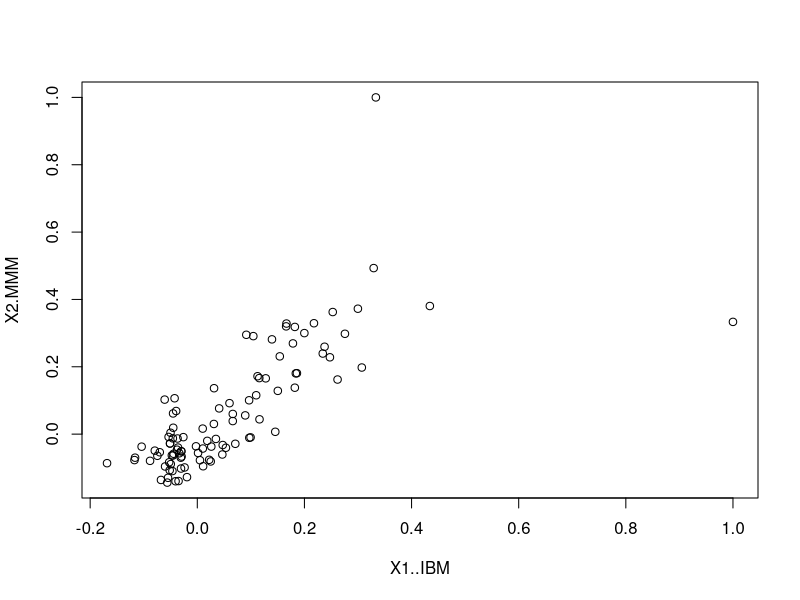
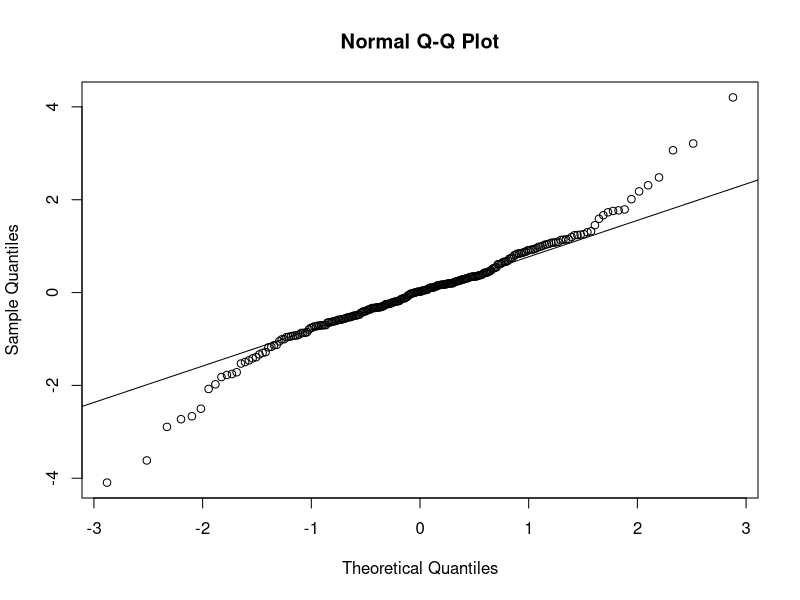
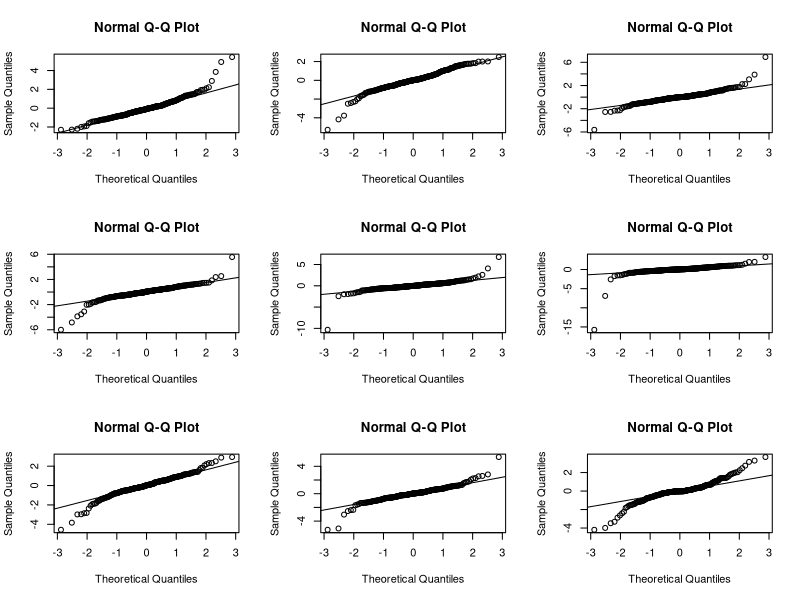

Write R code to recreate these figures, in order.

library(MASS)

data = read.csv('Project_data.csv')
data = na.omit(data)
data[1:15,]
dim(data)
part1 = data

# In the question, the return is 0.016, as this is the annual return
# To get the daily return, divide it by 360.

rf <- 0.016/360

JenIndex = c()
pvalue   = c()
part1t <- part1 - rf

StockName= c()
JenIndex = c()
pvalue   = c()
part1t <- part1 - rf

Market = part1t[,1]

for (i in 2:101) {
    lm.par1 <- lm(part1t[,i] ~ Market)
    s <- summary(lm.par1)
    tp <- s$coefficients[1,3]
    StockName=c(StockName, colnames(part1t)[i])
    JenIndex =c(JenIndex, round(s$coefficients[1,1][[1]],8))
    pvalue <- c( pvalue,round(pt(tp, df = 249,lower.tail = FALSE),8))
}

library(plyr)
result = data.frame(cbind(StockName, JenIndex, pvalue))
# class(result)
result = arrange(result, pvalue)
result[, 2] <- as.numeric(as.character( result[, 2] ))
result[, 3] <- as.numeric(as.character( result[, 3] ))
result[1:15,]

m = length(pvalue)
alpha = 0.05
P <- c()
for (k in 1:m) {
  P[k]<- round(alpha/(m+1-k),8)
}

result['P'] = P
result['LessEqP'] = pvalue <= P
result[1:15,]

spvalue = result$pvalue

# Holm's step-down procedure

StepDown = rep("Accept", m)

for (k in 1:m) {
    if (spvalue[k] > alpha/(m+1-k)) {
        break
    }
    StepDown[k] = 'Reject'
}

StepDown

# Hochberg's step-up procedure
StepUp <- rep("Reject", m)
for (k in m:1) {
    if (spvalue[k]<= alpha/(m+1-k)) {
        break
    }
    StepUp[k] = 'Accept'
}

StepUp

result$StepDown = StepDown
result$StepUp   = StepUp
result[1:15,]

write.csv(result, 'result_Normal.csv')

cormat <- cor(part1t[,-1])

# number of |correlation| > 0.7
(sum(abs(cormat)>0.7)-100)/2

# number of |correlation| > 0.6
(sum(abs(cormat)>0.6)-100)/2

# number of |correlation| > 0.5
(sum(abs(cormat)>0.5)-100)/2

# number of |correlation| > 0.4
(sum(abs(cormat)>0.4)-100)/2

plot(cormat)

#***********************
#     SOURCE CODE      #
#***********************

Ffun = function(a, b, mu, si, x){
    xs = (x - mu)/si
    as = (a - mu)/si
    bs = (b - mu)/si
    
    f = function(y) (1/y-1/y^3+3/y^5-15/y^7);
    
    if (as > 4 & bs > 4){
        F = 1 - (exp((as^2-bs^2)/2)*f(bs) - exp((as^2-xs^2)/2)*f(xs))/(exp((as^2-bs^2)/2)*f(bs) - f(as))
    }
    else if (as < -4 & bs < -4){
        F = ( exp((bs^2-xs^2)/2)*f(-xs) - exp((bs^2-as^2)/2)*f(-as))/( f(-bs)-exp((bs^2-as^2)/2)*f(-as))
    }
    else{
        denom = pnorm(bs)-pnorm(as)
        if (denom < 0.00001){
            F <- (xs-as)/(bs-as)
        }
        else{
            F <- (pnorm(xs)-pnorm(as))/denom
        }
    }
    return(F)
}



GetTaylerPValue <- function(Zs, Sigma, u, v, Gamma){
    
    # calculate rho
    tmp = Sigma%*%v
    A = v%*%tmp
    rho = (Gamma%*%tmp)/A[1,1]
    
    # calculate Vs in order to find Vup, Vlo
    Vs = (u- (Gamma%*%Zs) + rho*sum(v*Zs))/rho
    if (sum(rho<0)==0){
        Vup <- Inf
    } 
    else{
        Vup <- min(Vs[rho<0])
    }
    
    if (sum(rho>0)==0){
        Vlo <- -Inf
    } 
    else {
        Vlo <- max(Vs[rho>0])
    }
    # here we have Vlo, Vup, v, 
    a  = Vlo
    b  = Vup
    mu = 0
    si = A[1,1]
    x  = sum(v*Zs)
    p_tmp = Ffun(a, b, mu, si, x)
    
    p_tayler = 1- p_tmp
    #p_tayler = p_tmp
    return(p_tayler)
}


# Zs is normal distributed, transformed from p-value, well sorted
# must be sorted before taken as the input
# under Zs ~ N(theta, Sigma)
# here we need to test theta, so, don't take it as the input

Taylor <- function(Zs, Sigma){
    # length of Zs
    # Zs = sort(rnorm(100), decreasing = T)
    len = length(Zs)
    
    alpha = 0.05
    Z_alpha = qnorm(alpha, lower.tail = F)
    
    # the number that bigger than the desired value
    rlen = sum(Zs >= Z_alpha )
    
    # Get Gamma Matrix
    Gamma = rep(1,len)
    Gamma = diag(Gamma)
    Gamma = Gamma[1:rlen,]
    
    # Get u vector 
    u = rep(Z_alpha, rlen) 
    
    Taylor_PValues <- rep(0,rlen)
    for (idx in 1:rlen){
        v = rep(0,len)
        v[idx] = 1
        Taylor_PValues[idx] = GetTaylerPValue(Zs, Sigma, u, v, Gamma)
    }
    return(sort(Taylor_PValues))
}




result = result[,c(1,2,3)]
result[1:15,]

Zs = qnorm(result$pvalue, lower.tail = F)
result$Zs = Zs
result_Taylor = result[result$Zs >= qnorm(alpha, lower.tail = F), ]
result_Taylor

# resampling to find covariance matrix of z
Z <- c()
x <- part1t[,1]
n <- length(x)
numBoot = 200
for (i in 2:101) {
    y<-part1t[,i]
    l <- lm(y~x)
    epshat <- residuals(l)
    z<-c()
    for (b in 1:numBoot) {
        y.b <- predict(l) + sample(epshat,n,replace = T)
        lb <- lm(y.b~x)
        s <- summary(lb)
        tp <- s$coefficients[1,3]
        pvalue <- pt(tp,df=249,lower.tail = FALSE)
        z[b] <- qnorm(pvalue,lower.tail = F)
    }
    Z<-cbind(Z,z)
}

dim(Z)

Zs = Zs[Zs!=-Inf]

#Sigma = diag(length(Zs))
Sigma <- cov(Z)
dim(Sigma)

taylor_pvalue = Taylor(Zs, Sigma)
taylor_pvalue

m = length(taylor_pvalue)
alpha = 0.05
taylor_P <- c()
for (k in 1:m) {
  taylor_P[k]<- alpha/(m+1-k)
}

taylor_P

result_Taylor$taylor_pvalue = taylor_pvalue
result_Taylor = arrange(result_Taylor, taylor_pvalue)
result_Taylor[, 5]  <- as.numeric(as.character( result_Taylor[, 5] ))
result_Taylor$taylor_P = taylor_P
result_Taylor$LessEqP = taylor_pvalue <= taylor_P
result_Taylor

spvalue = result_Taylor$taylor_pvalue
m = length(spvalue)
# Holm's step-down procedure

StepDown = rep("Accept", m)

for (k in 1:m) {
    if (spvalue[k] > alpha/(m+1-k)) {
        break
    }
    StepDown[k] = 'Reject'
}

StepUp = rep("Reject", m)

for (k in 1:m) {
    if (spvalue[k] <= alpha/(m+1-k)) {
        break
    }
    StepUp[k] = 'Accept'
}

result_Taylor$StepDown = StepDown
result_Taylor$StepUp   = StepUp
result_Taylor

write.csv(result_Taylor, 'result_normal_Taylor.csv')

index <- sample(2:101, 10, replace = F)

x <- part1t[,1]

# test for normal by qqplot

stdres <- c()

l1 <- lm(part1t[,index[1]] ~ x)
qqnorm(studres(l1))
qqline(studres(l1))
stdres <- cbind(stdres,studres(l1))


par(mfrow = c(3,3))

l2 <- lm(part1t[,index[2]]~x)
qqnorm(studres(l2))
qqline(studres(l2))
stdres<-cbind(stdres,studres(l2))

l3 <- lm(part1t[,index[3]]~x)
qqnorm(studres(l3))
qqline(studres(l3))
stdres<-cbind(stdres,studres(l3))

l4 <- lm(part1t[,index[4]]~x)
qqnorm(studres(l4))
qqline(studres(l4))
stdres<-cbind(stdres,studres(l4))

l5 <- lm(part1t[,index[5]]~x)
qqnorm(studres(l5))
qqline(studres(l5))
stdres<-cbind(stdres,studres(l5))

l6 <- lm(part1t[,index[6]]~x)
qqnorm(studres(l6))
qqline(studres(l6))
stdres<-cbind(stdres,studres(l6))

l7 <- lm(part1t[,index[7]]~x)
qqnorm(studres(l7))
qqline(studres(l7))
stdres<-cbind(stdres,studres(l7))

l8 <- lm(part1t[,index[8]]~x)
qqnorm(studres(l8))
qqline(studres(l8))
stdres<-cbind(stdres,studres(l8))

l9 <- lm(part1t[,index[9]]~x)
qqnorm(studres(l9))
qqline(studres(l9))
stdres<-cbind(stdres,studres(l9))

l10 <- lm(part1t[,index[10]]~x)
qqnorm(studres(l10))
qqline(studres(l10))
stdres<-cbind(stdres,studres(l10))


# shapiro test
rej <-c()
for (i in 1:10) {
    sh <- shapiro.test(stdres[,i])
    rej[i] <-(sh$p.value<=0.05) 
}

rej

GetBootStat <- function(b, Xbeta_theta, epshat, n){
    y.b <- Xbeta_theta + sample(epshat, n, replace=T)
    thetahat.b <- lm(y.b ~ part1t[,1])$coefficients[1]
    return(thetahat.b)
}


Hybrid <- function(idx, numBoot, part1t){
    y <- part1t[,idx]
    # beta_hat_0
    thetahat <- lm( y ~ part1t[,1])$coefficients[1]
    That <- thetahat - theta
    
    l <- lm(y~part1t[,1]-1)
    epshat <- residuals(l)
    Xbeta_theta <- predict(l)
    
    TS.dist <- rep(0, numBoot)
    
    for (b in 1:numBoot){
        TS.dist[b] = GetBootStat(b, Xbeta_theta, epshat, n)
    }
    
    qua <- seq(0,1,0.01)
    for (j in 1:length(qua)) {
        if (That <= quantile(TS.dist,qua[j])){
            pvalue <- 1-qua[j]
            break
        }
    }
    
    result = list(pvalue, thetahat, TS.dist)
    return(result)
}


numBoot = 200
theta   = 0
hybrid_pvalue  <- c()
n <- length(part1t[,1])

for (idx in 2:101){
    pvalue  = Hybrid(idx, numBoot, part1t)[[1]]
    hybrid_pvalue[idx-1] = pvalue
}

hybrid_pvalue

result_Hybrid = result[, c(1,2,3)]
result_Hybrid$hybrid_pvalue = hybrid_pvalue
result_Hybrid = arrange(result_Hybrid, hybrid_pvalue)
result_Hybrid[,4] = as.numeric(as.character( result_Hybrid[, 4] ))
result_Hybrid$P = P
result_Hybrid$LessEqP = result_Hybrid$hybrid_pvalue <= result_Hybrid$P
result_Hybrid$LessEqP

result_Hybrid$StepDown = rep('Accept', length(result_Hybrid[,1]))
result_Hybrid$StepUp = rep('Accept', length(result_Hybrid[,1]))
result_Hybrid[1:20,]
write.csv(result_Hybrid, 'result_Hyrid.csv')
